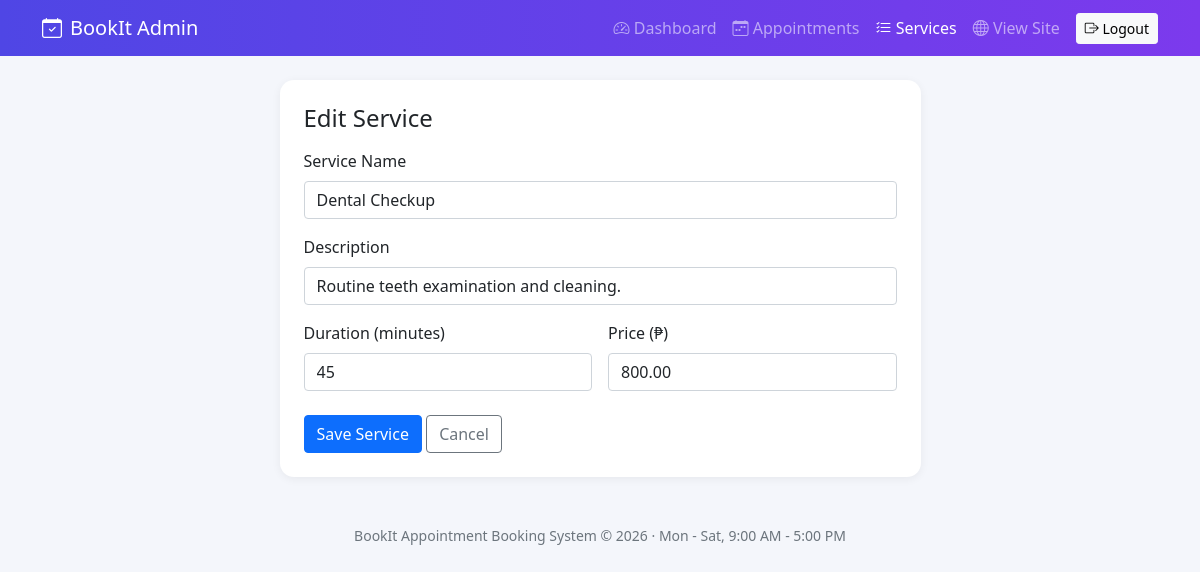
The app's page /admin/service_form.php?id=2 (signed in) with its own data.
### tables this page shows
CREATE TABLE services (
  service_id INT AUTO_INCREMENT PRIMARY KEY,
  service_name VARCHAR(100) NOT NULL,
  description VARCHAR(255) NULL,
  duration_minutes INT NOT NULL DEFAULT 30,
  price DECIMAL(10,2) NOT NULL DEFAULT 0.00
);

### includes/functions.php (called while the page is built, shortened)
<?php
function clean($text) {
    return htmlspecialchars((string) $text, ENT_QUOTES, 'UTF-8');
}
function run($conn, $sql, $types = '', $params = array()) {
    $stmt = $conn->prepare($sql);
    if ($types != '') {
        $stmt->bind_param($types, ...$params);
    }
    $stmt->execute();
    return $stmt;
}

### admin/service_form.php (the view, shortened to what this page needs)
<?php
require_once '../includes/functions.php';
$id = isset($_GET['id']) ? (int) $_GET['id'] : 0;
$s = array('service_name' => '', 'description' => '', 'duration_minutes' => 30, 'price' => '');
if ($id > 0) {
    $found = run($conn, "SELECT * FROM services WHERE service_id = ?", 'i', array($id))->get_result()->fetch_assoc();
    $s = $found;
}
include '../includes/header.php';
?>
<div class="row justify-content-center">
  <div class="col-lg-7">
    <div class="card p-4">
      <h4 class="mb-3"><?= $id > 0 ? 'Edit Service' : 'Add Service' ?></h4>
      <form method="post">
        <div class="mb-3">
          <label class="form-label" for="service_name">Service Name</label>
          <input type="text" id="service_name" name="service_name" class="form-control" maxlength="100" value="<?= clean($s['service_name']) ?>" required>
        </div>
        <div class="mb-3">
          <label class="form-label" for="description">Description</label>
          <input type="text" id="description" name="description" class="form-control" maxlength="255" value="<?= clean($s['description']) ?>">
        </div>
        <div class="row g-3">
          <div class="col-md-6">
            <label class="form-label" for="duration_minutes">Duration (minutes)</label>
            <input type="number" id="duration_minutes" name="duration_minutes" class="form-control" min="5" value="<?= clean($s['duration_minutes']) ?>" required>
          </div>
          <div class="col-md-6">
            <label class="form-label" for="price">Price (&#8369;)</label>
            <input type="number" step="0.01" min="0" id="price" name="price" class="form-control" value="<?= clean($s['price']) ?>" required>
          </div>
        </div>
        <div class="mt-4">
          <button class="btn btn-primary">Save Service</button>
          <a href="services.php" class="btn btn-outline-secondary">Cancel</a>
        </div>
      </form>
    </div>
  </div>
</div>
<?php include '../includes/footer.php'; ?>

### assets/css/style.css (style rules this page uses)
body { background: #f4f6fb; }
.card { border: 0; border-radius: 14px; box-shadow: 0 2px 10px rgba(0,0,0,.06); }

### records on screen
services: service_name "Dental Checkup", description "Routine teeth examination and cleaning.", duration_minutes "45", price "800.00"
